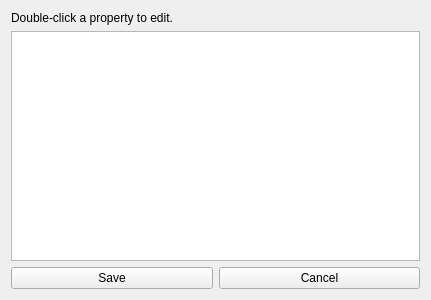
<?xml version="1.0" encoding="UTF-8"?>
<ui version="4.0">
 <class>EditSeries</class>
 <widget class="QWidget" name="EditSeries">
  <property name="geometry">
   <rect>
    <x>0</x>
    <y>0</y>
    <width>431</width>
    <height>300</height>
   </rect>
  </property>
  <property name="windowTitle">
   <string>Edit Series</string>
  </property>
  <layout class="QVBoxLayout" name="verticalLayout">
   <item>
    <widget class="QLabel" name="edit_series_label">
     <property name="text">
      <string>Double-click a property to edit.</string>
     </property>
    </widget>
   </item>
   <item>
    <widget class="QTableWidget" name="edit_series_table">
     <property name="editTriggers">
      <set>QAbstractItemView::DoubleClicked|QAbstractItemView::SelectedClicked</set>
     </property>
     <property name="columnCount">
      <number>2</number>
     </property>
     <attribute name="horizontalHeaderVisible">
      <bool>false</bool>
     </attribute>
     <attribute name="verticalHeaderVisible">
      <bool>false</bool>
     </attribute>
     <column/>
     <column/>
    </widget>
   </item>
   <item>
    <layout class="QHBoxLayout" name="edit_series_button_layout">
     <item>
      <widget class="QPushButton" name="edit_series_save_button">
       <property name="text">
        <string>Save</string>
       </property>
      </widget>
     </item>
     <item>
      <widget class="QPushButton" name="edit_series_cancel_button">
       <property name="text">
        <string>Cancel</string>
       </property>
      </widget>
     </item>
    </layout>
   </item>
  </layout>
 </widget>
 <resources/>
 <connections/>
</ui>
